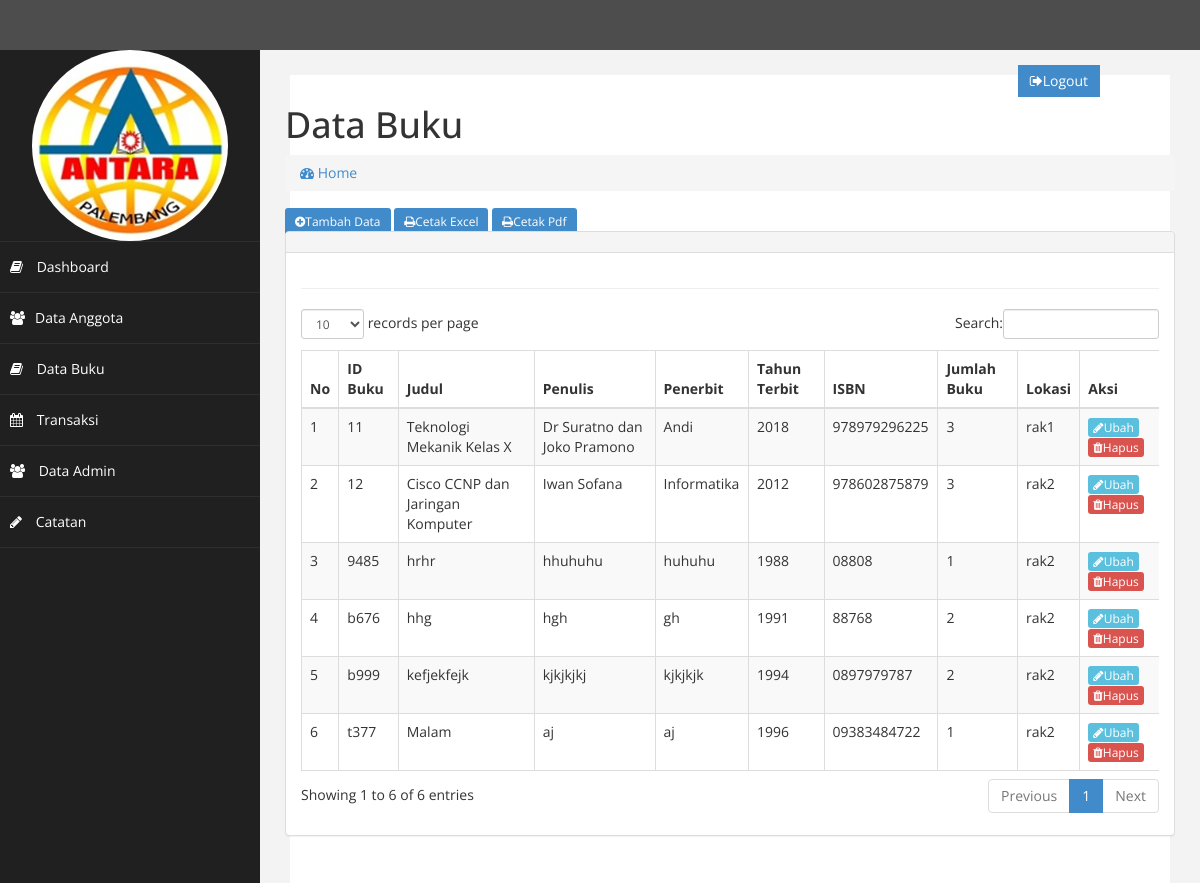
The app's page /?page=buku (signed in) with its own data.
### tables this page shows
CREATE TABLE `tb_buku` (
  `id_buku` varchar(4) NOT NULL,
  `judul` varchar(100) NOT NULL,
  `penulis` varchar(30) NOT NULL,
  `penerbit` varchar(50) NOT NULL,
  `tahun_terbit` varchar(4) NOT NULL,
  `isbn` varchar(12) NOT NULL,
  `jumlah_buku` int(11) NOT NULL,
  `lokasi` enum('rak1','rak2','rak3') NOT NULL,
  `tgl_input` date NOT NULL
);

### page/buku/buku.php (the view, shortened to what this page needs)
<div class="content-wrapper">
    <section class="content-header">
      <h1>
        Data Buku
      </h1>
      <ol class="breadcrumb">
        <li><a href="index.php"><i class="fa fa-dashboard"></i> Home</a></li>
      </ol>
    </section>
<a href="?page=buku&aksi=tambah" class="btn-sm btn-primary" style="margin-bottom: 5px;"><i class="fa fa-plus-circle"></i>Tambah Data</a>
<a href="./laporan/laporan_buku_excel.php" target="blank" class="btn-sm btn-primary" style="margin-bottom: 5px;"><i class="fa fa-print"></i>Cetak Excel</a>
<a href="./laporan/laporan_buku_pdf.php" target="blank" class="btn-sm btn-primary" style="margin-bottom: 5px;"><i class="fa fa-print"></i>Cetak Pdf</a>
<div class="row">
                <div class="col-md-12">
                    <div class="panel panel-default">
                        <div class="panel-heading">
                        </div>
                        <div class="panel-body">
                            <div class="table-responsive">
                                <table class="table table-striped table-bordered table-hover" id="dataTables-example">
                                    <thead>
                                        <tr>
                                            <th>No</th>
                                            <th>ID Buku</th>
                                            <th>Judul</th>
                                            <th>Penulis</th>
                                            <th>Penerbit</th>
                                            <th>Tahun Terbit</th>
                                            <th>ISBN</th>
                                            <th>Jumlah Buku</th>
                                            <th>Lokasi</th>
                                            <th>Aksi</th>
                                        </tr>
                                    </thead>
                                    <tbody>
                                    <?php
                                        $koneksi = new mysqli ("localhost","root","","db_perpustakaan");
                                        $no = 1;
                                        $query=mysqli_query($koneksi,"SELECT * FROM `tb_buku` ");
                                        while($data=mysqli_fetch_array($query)){
                                    ?>
                                    <tr>
                                        <td><?php echo $no++; ?></td>
                                        <td><?php echo $data['id_buku']; ?></td>
                                        <td><?php echo $data['judul']; ?></td>
                                        <td><?php echo $data['penulis']; ?></td>
                                        <td><?php echo $data['penerbit']; ?></td>
                                        <td><?php echo $data['tahun_terbit']; ?></td>
                                        <td><?php echo $data['isbn']; ?></td>
                                        <td><?php echo $data['jumlah_buku']; ?></td>
                                        <td><?php echo $data['lokasi']; ?></td>
                                        <td>
                                            <a href="?page=buku&aksi=ubah&id=<?php echo $data['id_buku']; ?>" class="btn-xs btn-info" ><i class="fa fa-pencil"></i>Ubah</a>
                                            <a onclick="return confirm('Hapus Data Ini?)"
                                            href="?page=buku&aksi=hapus&id_buku=<?php echo $data['id_buku']; ?>" class="btn-xs btn-danger" ><i class="fa fa-trash"></i>Hapus</a>
                                        </td>
                                    </tr>
                                    <?php } ?>
                                    </tbody>
                            </div>
                    </div>
                </div>
        </div>

### assets/css/custom.css (style rules this page uses)
body { font-family: 'Open Sans', sans-serif; }

### records on screen
tb_buku: id_buku "11", judul "Teknologi Mekanik Kelas X", penulis "Dr Suratno dan Joko Pramono", penerbit "Andi", tahun_terbit "2018", isbn "978979296225", jumlah_buku "3", lokasi "rak1"
tb_buku: id_buku "12", judul "Cisco CCNP dan Jaringan Komputer", penulis "Iwan Sofana", penerbit "Informatika", tahun_terbit "2012", isbn "978602875879", jumlah_buku "3", lokasi "rak2"
tb_buku: id_buku "9485", judul "hrhr", penulis "hhuhuhu", penerbit "huhuhu", tahun_terbit "1988", isbn "08808", jumlah_buku "1", lokasi "rak2"
tb_buku: id_buku "b676", judul "hhg", penulis "hgh", penerbit "gh", tahun_terbit "1991", isbn "88768", jumlah_buku "2", lokasi "rak2"
tb_buku: id_buku "b999", judul "kefjekfejk", penulis "kjkjkjkj", penerbit "kjkjkjk", tahun_terbit "1994", isbn "0897979787", jumlah_buku "2", lokasi "rak2"
tb_buku: id_buku "t377", judul "Malam", penulis "aj", penerbit "aj", tahun_terbit "1996", isbn "09383484722", jumlah_buku "1", lokasi "rak2"
